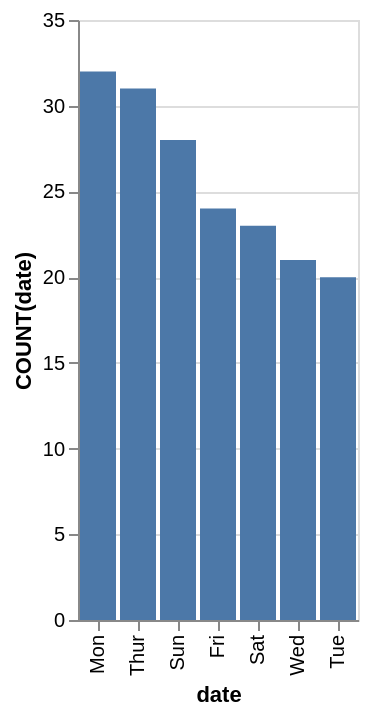

Vega-Lite specification for this chart:
### Vega-Lite specification from a JSON file in a GitHub repository (floating-point values rounded to 4 significant figures)
{"data": {"values": [{"x_data": "Mon", "y_data": 32}, {"x_data": "Thur", "y_data": 31}, {"x_data": "Sun", "y_data": 28}, {"x_data": "Fri", "y_data": 24}, {"x_data": "Sat", "y_data": 23}, {"x_data": "Wed", "y_data": 21}, {"x_data": "Tue", "y_data": 20}]}, "mark": "bar", "encoding": {"x": {"field": "x_data", "type": "nominal", "title": "date", "sort": {"op": "sum", "field": "y_data", "order": "descending"}}, "y": {"field": "y_data", "type": "quantitative", "title": "COUNT(date)"}}}
